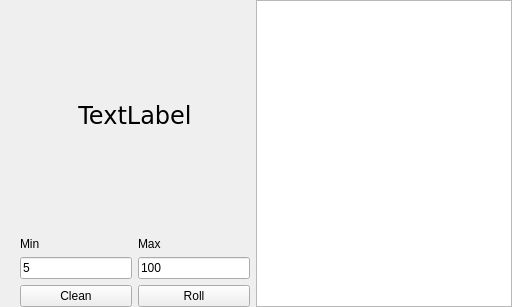
<?xml version="1.0" encoding="UTF-8"?>
<ui version="4.0">
 <class>MW</class>
 <widget class="QMainWindow" name="MW">
  <property name="geometry">
   <rect>
    <x>0</x>
    <y>0</y>
    <width>512</width>
    <height>307</height>
   </rect>
  </property>
  <property name="sizePolicy">
   <sizepolicy hsizetype="Ignored" vsizetype="Ignored">
    <horstretch>0</horstretch>
    <verstretch>0</verstretch>
   </sizepolicy>
  </property>
  <property name="maximumSize">
   <size>
    <width>9999</width>
    <height>9999</height>
   </size>
  </property>
  <property name="windowTitle">
   <string>MW</string>
  </property>
  <widget class="QWidget" name="centralWidget">
   <layout class="QGridLayout" name="gridLayout_2">
    <property name="leftMargin">
     <number>0</number>
    </property>
    <property name="topMargin">
     <number>0</number>
    </property>
    <property name="rightMargin">
     <number>0</number>
    </property>
    <property name="bottomMargin">
     <number>0</number>
    </property>
    <property name="horizontalSpacing">
     <number>0</number>
    </property>
    <item row="0" column="0">
     <layout class="QGridLayout" name="gridLayout">
      <item row="0" column="3" rowspan="5">
       <widget class="QListWidget" name="QLWSelect"/>
      </item>
      <item row="4" column="2">
       <widget class="QPushButton" name="QPBRoll">
        <property name="text">
         <string>Roll</string>
        </property>
       </widget>
      </item>
      <item row="4" column="1">
       <widget class="QPushButton" name="QPBClean">
        <property name="text">
         <string>Clean</string>
        </property>
       </widget>
      </item>
      <item row="2" column="1">
       <widget class="QLabel" name="QLMin">
        <property name="text">
         <string>Min</string>
        </property>
       </widget>
      </item>
      <item row="0" column="1" rowspan="2" colspan="2">
       <widget class="QLabel" name="QLInfo">
        <property name="font">
         <font>
          <family>DejaVu Sans</family>
          <pointsize>18</pointsize>
         </font>
        </property>
        <property name="text">
         <string>TextLabel</string>
        </property>
        <property name="alignment">
         <set>Qt::AlignCenter</set>
        </property>
       </widget>
      </item>
      <item row="2" column="2">
       <widget class="QLabel" name="QLMax">
        <property name="text">
         <string>Max</string>
        </property>
       </widget>
      </item>
      <item row="3" column="1">
       <widget class="QLineEdit" name="QLEMin">
        <property name="text">
         <string>5</string>
        </property>
       </widget>
      </item>
      <item row="3" column="2">
       <widget class="QLineEdit" name="QLEMax">
        <property name="text">
         <string>100</string>
        </property>
       </widget>
      </item>
      <item row="0" column="0">
       <spacer name="verticalSpacer">
        <property name="orientation">
         <enum>Qt::Vertical</enum>
        </property>
        <property name="sizeHint" stdset="0">
         <size>
          <width>20</width>
          <height>40</height>
         </size>
        </property>
       </spacer>
      </item>
     </layout>
    </item>
   </layout>
  </widget>
 </widget>
 <layoutdefault spacing="6" margin="11"/>
 <resources/>
 <connections/>
</ui>
